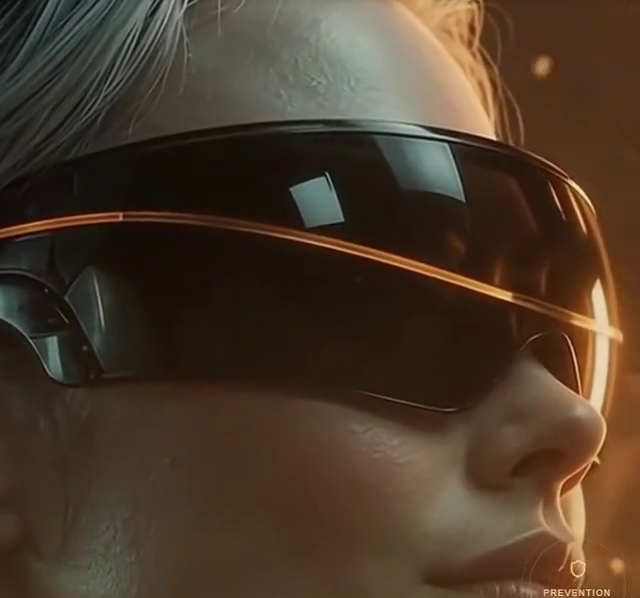
#> input picture frame 35 of public/videos/aegis-hero-mobile.mp4, 640 x 598 px, given in place of Use_the_provided_reference_ima.mp4, which was not available
$ python track_person_exact.py
#> lines starting #> are read from the running program, lines starting #| are printed output that depends on the picture; after the words box and inside, x2 and y2 are one past the last pixel; in counts of white or black regions, pixels touching at a corner belong together; pictures that were not available may be replaced by others from this repository, and a replacement may not be noted
import cv2
import os
import numpy as np

source_full = os.path.expanduser(r"~\Downloads\Use_the_provided_reference_ima.mp4")
cap = cv2.VideoCapture(source_full)

width = int(cap.get(cv2.CAP_PROP_FRAME_WIDTH))
height = int(cap.get(cv2.CAP_PROP_FRAME_HEIGHT))
total_frames = int(cap.get(cv2.CAP_PROP_FRAME_COUNT))
fps = cap.get(cv2.CAP_PROP_FPS)

print(f"Tracking person in {source_full} ({width}x{height})")

frame_idx = 0
data = []
while True:
    ret, frame = cap.read()
#> frame is the input picture: shape (598, 640, 3); mean B, G, R 41.5, 57.9, 74.9
    if not ret:
        break

    # White shirt is bright in all 3 channels: r>140, g>140, b>140
    # And near the horizontal center of the frame (400 <= x <= 880)
    b, g, r = frame[:,:,0], frame[:,:,1], frame[:,:,2]
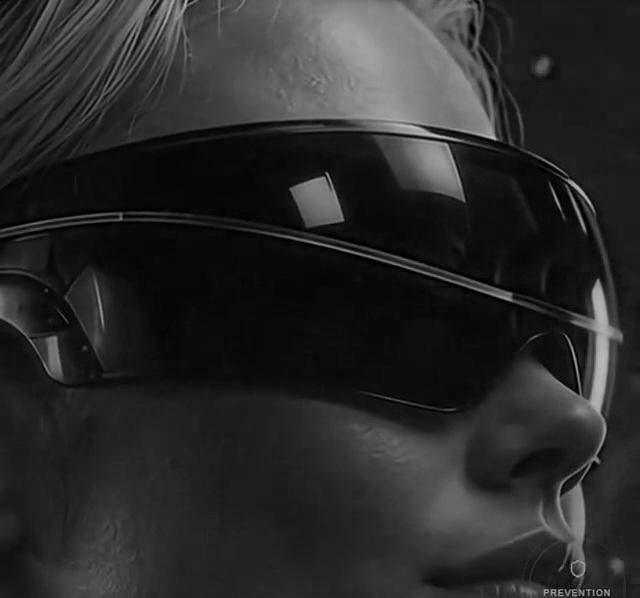
#> b: shape (598, 640); min 0, max 195, mean 41.5
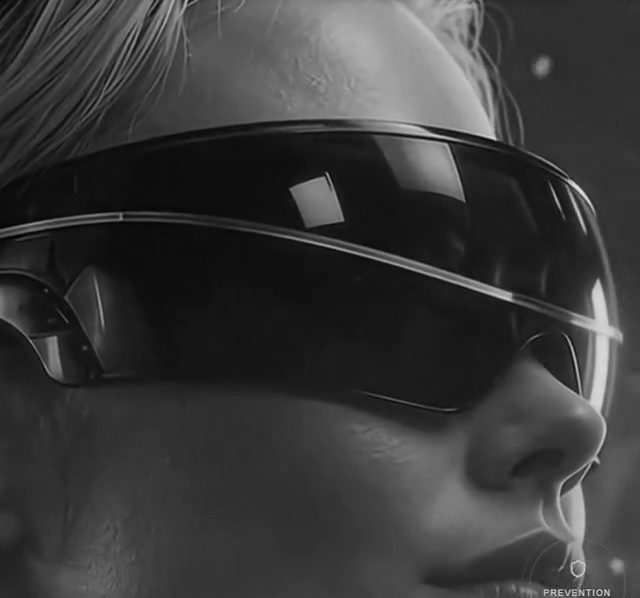
#> g: shape (598, 640); min 0, max 226, mean 57.9
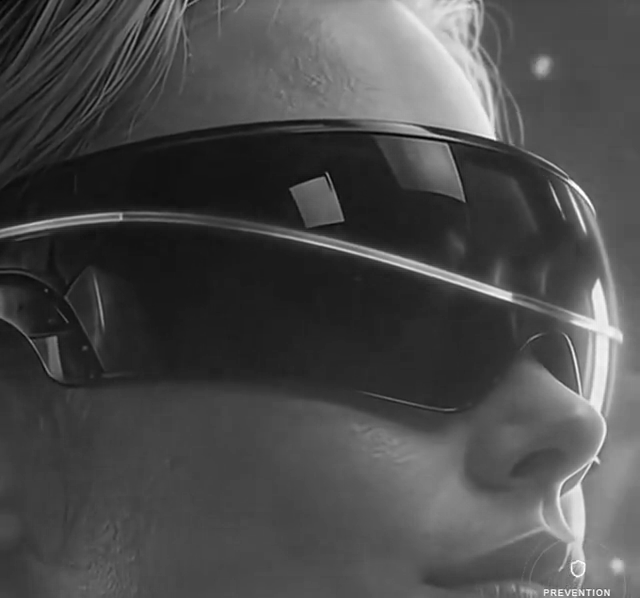
#> r: shape (598, 640); min 1, max 255, mean 74.9
    shirt_mask = (r > 130) & (g > 130) & (b > 130)
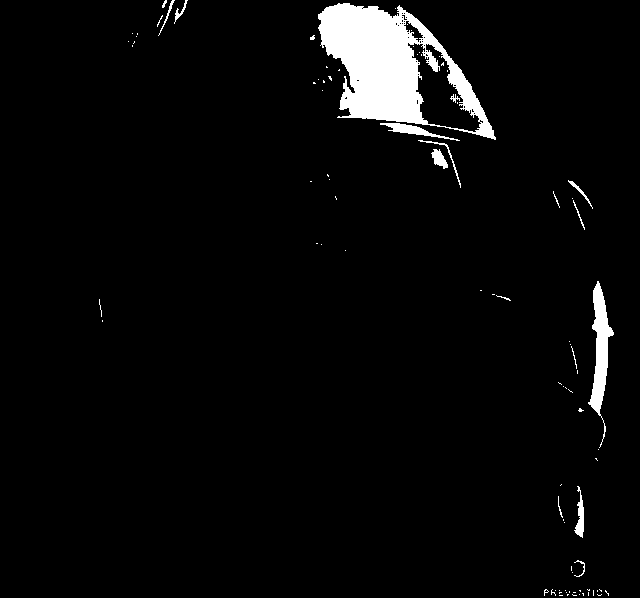
#> shirt_mask: shape (598, 640) bool; 3.7% white; 92 white regions (75 under 20 px), largest, box (x1, y1, x2, y2) and area: (318, 3, 496, 140) 11003, (588, 281, 614, 448) 1593, (380, 123, 460, 141) 399
    # Mask out background spotlight flare on far right (x > 900)
    shirt_mask[:, 880:] = False
    shirt_mask[:, :400] = False
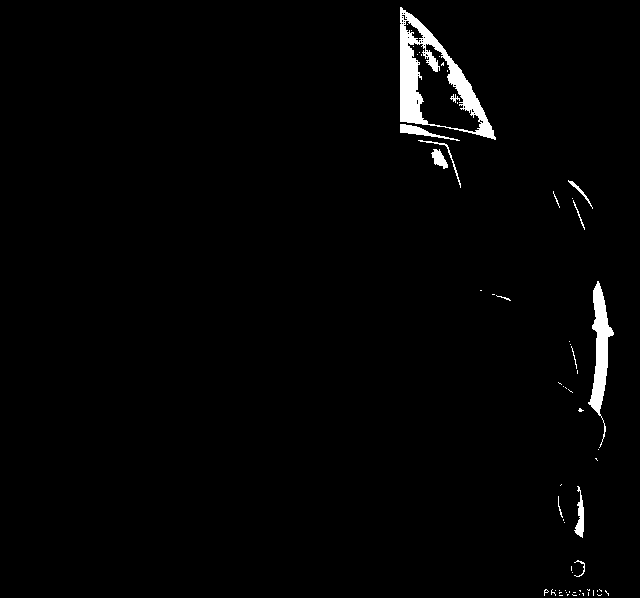
#> shirt_mask: shape (598, 640) bool; 1.7% white; 64 white regions (50 under 20 px), largest, box (x1, y1, x2, y2) and area: (400, 7, 496, 140) 3701, (588, 281, 614, 448) 1593, (400, 124, 460, 141) 291
    shirt_mask[550:, :] = False # below waist

    ys, xs = np.where(shirt_mask)
#> ys = 6489 values from 7 to 537; xs = 6489 values, max 613 at index 5140, min 400 at index 0, mean 484.7
    if len(ys) > 50:
        shirt_top = int(np.min(ys))
#> shirt_top = 7
        shirt_cx = float(np.median(xs))
#> shirt_cx = 453
        # Head is above shirt top: y from shirt_top - 140 to shirt_top
        head_top = max(0, shirt_top - 120)
#> head_top = 0
        # Search head in x window around shirt_cx
        head_x_min = max(0, int(shirt_cx - 80))
#> head_x_min = 373
        head_x_max = min(width, int(shirt_cx + 80))
#> head_x_max = 533
        head_region = frame[head_top:shirt_top, head_x_min:head_x_max]
        # Skin/hair detection in this window
        h_gray = cv2.cvtColor(head_region, cv2.COLOR_BGR2GRAY)
        h_ys, h_xs = np.where(h_gray > 25)
#> h_ys = 1120 values from 0 to 6; h_xs = 1120 values, max 159 at index 159, min 0 at index 0, mean 79.5
        if len(h_ys) > 20:
            actual_head_top = head_top + int(np.min(h_ys))
#> actual_head_top = 0
            actual_head_cx = head_x_min + float(np.median(h_xs))
#> actual_head_cx = 452.5
        else:
            actual_head_top = head_top
            actual_head_cx = shirt_cx
    else:
        shirt_top = 220
        shirt_cx = 640
        actual_head_top = 100
        actual_head_cx = 640

    data.append((frame_idx, actual_head_top, shirt_top, actual_head_cx, shirt_cx))
    frame_idx += 1

cap.release()

for i in [0, 24, 48, 72, 96, 120, 144, 168, 192, 216, len(data)-1]:
    if i < len(data):
        d = data[i]
        face_height = d[2] - d[1]
        print(f"Frame {d[0]:3d} ({d[0]/fps:.2f}s): head_top={d[1]}, shirt_top={d[2]}, face_h={face_height}, head_cx={d[3]:.1f}")
